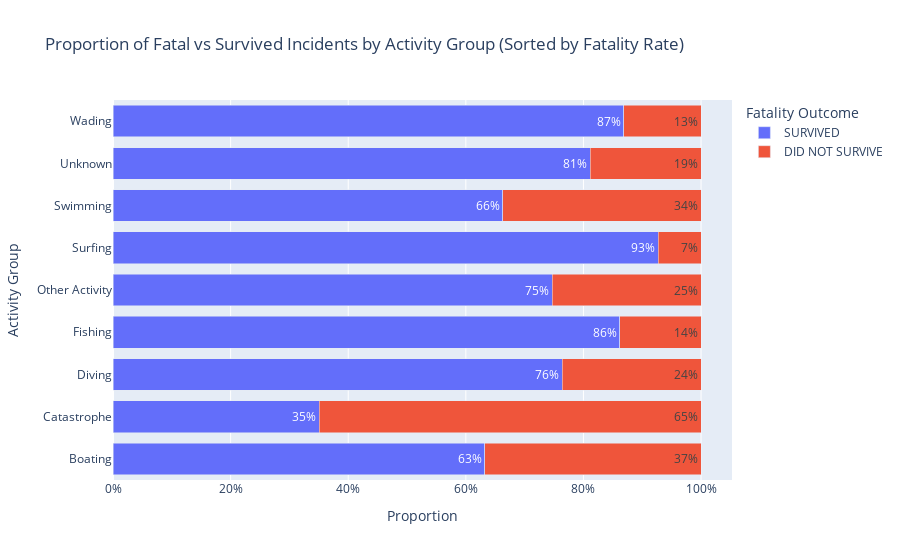

Notebook cell for this chart:
### Code cell
import plotly.express as px
import pandas as pd

# Calculate proportions
activity_fatal = (
    df.groupby("Activity_group")["Fatal Y/N"]
    .value_counts(normalize=True)
    .rename("Proportion")
    .reset_index()
)

# Extract only fatal proportions for sorting
fatal_order = (
    activity_fatal[activity_fatal["Fatal Y/N"] == "Did not survive"]
    .sort_values("Proportion", ascending=False)["Activity_group"]
)

# Create the horizontal stacked bar chart, sorted by fatality proportion
fig = px.bar(
    activity_fatal,
    y="Activity_group", 
    x="Proportion",
    color="Fatal Y/N",
    barmode="stack",
    category_orders={"Activity_group": fatal_order.tolist()},
    text=activity_fatal["Proportion"].apply(lambda x: f"{x:.0%}"),
    title="Proportion of Fatal vs Survived Incidents by Activity Group (Sorted by Fatality Rate)",
    labels={
        "Activity_group": "Activity Group",
        "Proportion": "Proportion",
        "Fatal Y/N": "Outcome",
    },
    orientation='h'
)

# Layout adjustments
fig.update_traces(textposition="inside")
fig.update_layout(
    yaxis_tickangle=0, 
    xaxis_tickformat=".0%",
    legend_title="Fatality Outcome",
    bargap=0.25,
)

fig.show()

### Figure 1 — Plotly figure (JSON) as saved in the notebook; plotly's stock layout.template omitted (floating-point values rounded to 4 significant figures)
{"data": [{"alignmentgroup": "True", "hovertemplate": "Outcome=SURVIVED<br>Proportion=%{x}<br>Activity Group=%{y}<br>text=%{text}<extra></extra>", "legendgroup": "SURVIVED", "marker": {"color": "#636efa", "pattern": {"shape": ""}}, "name": "SURVIVED", "offsetgroup": "SURVIVED", "orientation": "h", "showlegend": true, "text": ["63%", "35%", "76%", "86%", "75%", "93%", "66%", "81%", "87%"], "textposition": "inside", "type": "bar", "x": [0.6325, 0.3506, 0.7641, 0.8618, 0.747, 0.9273, 0.6629, 0.812, 0.8682], "xaxis": "x", "y": ["Boating", "Catastrophe", "Diving", "Fishing", "Other Activity", "Surfing", "Swimming", "Unknown", "Wading"], "yaxis": "y"}, {"alignmentgroup": "True", "hovertemplate": "Outcome=DID NOT SURVIVE<br>Proportion=%{x}<br>Activity Group=%{y}<br>text=%{text}<extra></extra>", "legendgroup": "DID NOT SURVIVE", "marker": {"color": "#EF553B", "pattern": {"shape": ""}}, "name": "DID NOT SURVIVE", "offsetgroup": "DID NOT SURVIVE", "orientation": "h", "showlegend": true, "text": ["37%", "65%", "24%", "14%", "25%", "7%", "34%", "19%", "13%"], "textposition": "inside", "type": "bar", "x": [0.3675, 0.6494, 0.2359, 0.1382, 0.253, 0.07269, 0.3371, 0.188, 0.1318], "xaxis": "x", "y": ["Boating", "Catastrophe", "Diving", "Fishing", "Other Activity", "Surfing", "Swimming", "Unknown", "Wading"], "yaxis": "y"}], "layout": {"bargap": 0.25, "barmode": "stack", "legend": {"title": {"text": "Fatality Outcome"}, "tracegroupgap": 0}, "title": {"text": "Proportion of Fatal vs Survived Incidents by Activity Group (Sorted by Fatality Rate)"}, "xaxis": {"anchor": "y", "domain": [0, 1], "tickformat": ".0%", "title": {"text": "Proportion"}}, "yaxis": {"anchor": "x", "categoryarray": [], "categoryorder": "array", "domain": [0, 1], "tickangle": 0, "title": {"text": "Activity Group"}}}}
